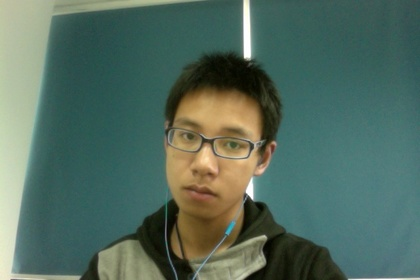
%> input picture HW2_0304110518_虞嘉豪/img.jpg, 420 x 280 px, shrunk from 640 x 426 before the run
$ octave --eval "myLog('img.jpg');"   (GNU Octave 9; MATLAB toolbox functions it lacks are replaced by stand-ins)
%> lines starting %> are read from the running program, lines starting %| are printed output that depends on the picture
function myLog(imgSrc)
%> called with imgSrc = 'img.jpg'
  sourcePic=imread(imgSrc);%读取原图像
%> sourcePic is the input picture: size 280x420x3 uint8; mean R, G, B 83.1, 107.9, 95.3
  grayPic=mat2gray(sourcePic);%转换成灰度图像
  [m,n]=size(grayPic);
%> m = 280; n = 1260
  newGrayPic=grayPic;%为保留图像的边缘一个像素
  LaplacianNum=0;%经Laplacian算子计算得到的每个像素的值
  LaplacianThreshold=0.2;%设定阈值
  for j=2:m-1 %进行边界提取
  for k=2:n-1
  LaplacianNum=abs(4*grayPic(j,k)-grayPic(j-1,k)-grayPic(j+1,k)-grayPic(j,k+1)-grayPic(j,k-1));
  if(LaplacianNum > LaplacianThreshold)
  newGrayPic(j,k)=255;
  else
  newGrayPic(j,k)=0;
  end
  end
  end
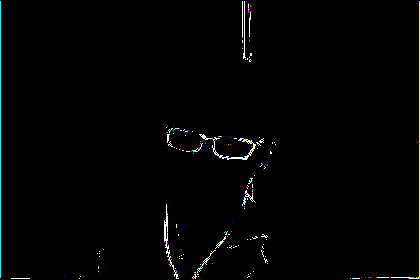
%> newGrayPic: size 280x420x3 double; mean R, G, B 2.8, 3.4, 2.8
  figure,imshow(newGrayPic);
%> after `imshow(newGrayPic)`:
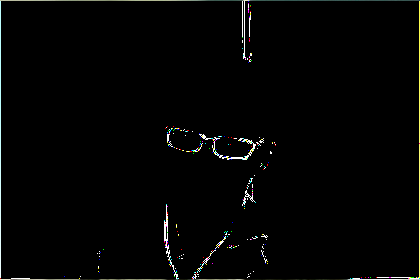
%> displayed picture: size 280x420x3, on the screen's scale of 0 to 255; mean R, G, B 4.1, 4.3, 3.8
  title('Laplacian算子的处理结果')
end
